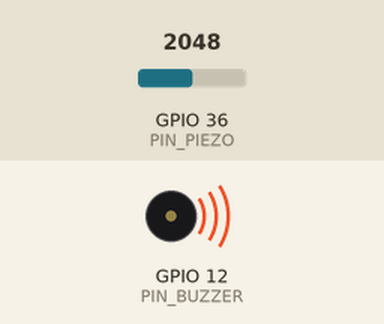
This sketch was run on a simulated ESP32. On the bench: buzzer (waves = sounding, pin HIGH). Inputs (shaded band) come from the test bench; at power-on: GPIO 36 (PIN_PIEZO) = 2048. What the sketch prints to the serial monitor is not drawn.

Above: at 0.1 s.
At 2.1 s:
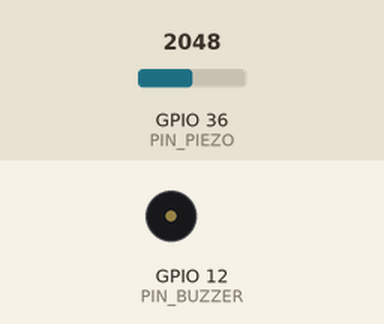
Timing chart, 0 to 9.6 s (numbered marks = the images above):
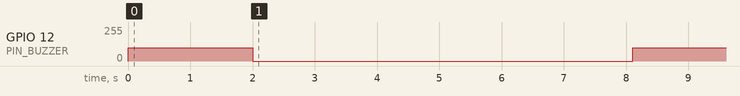

The sketch:

sensors.ino
```cpp
#ifdef ESP32
//https://github.com/ERROPiX/ESP32_AnalogWrite
#include <analogWrite.h>
#endif

//piezo max range
#define MAX 4500
//pin where piezo output is connected
#define PIN_PIEZO A0
#define PIN_BUZZER 12
//num of samples before running offline algorithms
#define SAMPLE_TIME 10
#define VECTOR_SIZE 50
#define ALARM_TRIGGER 300
#define ALARM_OFFSET 50

size_t value = 0;
size_t loopNum = 0;
size_t alarmLoopNum = 0;
size_t vector[VECTOR_SIZE];
size_t alarmVector[ALARM_TRIGGER];

void setup() {
  // put your setup code here, to run once:
  Serial.begin(115200);
  Serial.println("Start");

  #ifdef ESP32
  analogWriteFrequency(PIN_BUZZER, 10000);
  #endif

  pinMode(PIN_PIEZO, INPUT);
  pinMode(PIN_BUZZER, OUTPUT);
  analogWrite(PIN_BUZZER, 100);
  delay(2000);
  analogWrite(PIN_BUZZER, 0);
}

void checkAlarm() {
  float sum = 0;
  for(size_t i = 0; i < ALARM_TRIGGER; i++) {
    sum = sum + alarmVector[i];
  }
  float mean = sum / ALARM_TRIGGER;
  size_t sumDistance[ALARM_TRIGGER];
  size_t finalSum = 0;
  for(size_t i = 0; i < ALARM_TRIGGER; i++) {
    sumDistance[i] = (alarmVector[i] - mean) * (alarmVector[i] - mean);
    finalSum += sumDistance[i];
  }

  float finalMean = finalSum / ALARM_TRIGGER;

  if(sqrt(finalMean) < ALARM_OFFSET) {
      analogWrite(PIN_BUZZER, 100);
  } else {
      analogWrite(PIN_BUZZER, 0);
  }
}

void loop() {
  value = analogRead(PIN_PIEZO);
  vector[loopNum] = value;

  delay(SAMPLE_TIME);
  loopNum++;

  if(loopNum == VECTOR_SIZE) {
    loopNum = 0;
  }

  float sum = 0;
  for(size_t i = 0; i < VECTOR_SIZE; i++) {
    sum = sum + vector[i];
  }
  float mean = sum / VECTOR_SIZE;

  alarmVector[alarmLoopNum] = mean;
  alarmLoopNum++;
  if(alarmLoopNum == ALARM_TRIGGER) {
    alarmLoopNum = 0;
    checkAlarm();
  }
  Serial.print(mean);
}
```

Measured:
- by itself, GPIO 12 (PIN_BUZZER): 100/255 → 0/255 at 2.0 s, → 100/255 6.1 s later
